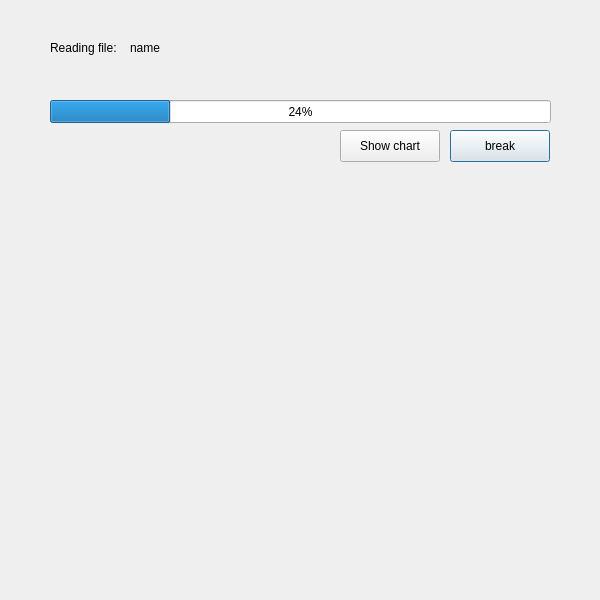
<?xml version="1.0" encoding="UTF-8"?>
<ui version="4.0">
 <class>s21::Messages</class>
 <widget class="QDialog" name="s21::Messages">
  <property name="geometry">
   <rect>
    <x>0</x>
    <y>0</y>
    <width>600</width>
    <height>600</height>
   </rect>
  </property>
  <property name="windowTitle">
   <string>Dialog</string>
  </property>
  <widget class="QProgressBar" name="progressBar">
   <property name="geometry">
    <rect>
     <x>50</x>
     <y>100</y>
     <width>501</width>
     <height>23</height>
    </rect>
   </property>
   <property name="value">
    <number>24</number>
   </property>
  </widget>
  <widget class="QPushButton" name="break_pushButton">
   <property name="geometry">
    <rect>
     <x>450</x>
     <y>130</y>
     <width>100</width>
     <height>32</height>
    </rect>
   </property>
   <property name="text">
    <string>break</string>
   </property>
  </widget>
  <widget class="QPushButton" name="chart_pushButton">
   <property name="geometry">
    <rect>
     <x>340</x>
     <y>130</y>
     <width>100</width>
     <height>32</height>
    </rect>
   </property>
   <property name="text">
    <string>Show chart</string>
   </property>
  </widget>
  <widget class="QLabel" name="label">
   <property name="geometry">
    <rect>
     <x>50</x>
     <y>40</y>
     <width>81</width>
     <height>16</height>
    </rect>
   </property>
   <property name="text">
    <string>Reading file:</string>
   </property>
  </widget>
  <widget class="QLabel" name="file_name_label">
   <property name="geometry">
    <rect>
     <x>130</x>
     <y>40</y>
     <width>421</width>
     <height>16</height>
    </rect>
   </property>
   <property name="text">
    <string>name</string>
   </property>
  </widget>
  <widget class="QChartView" name="chartArea" native="true">
   <property name="geometry">
    <rect>
     <x>20</x>
     <y>190</y>
     <width>561</width>
     <height>391</height>
    </rect>
   </property>
  </widget>
 </widget>
 <customwidgets>
  <customwidget>
   <class>QChartView</class>
   <extends>QWidget</extends>
   <header>qchartview.h</header>
   <container>1</container>
  </customwidget>
 </customwidgets>
 <resources/>
 <connections/>
</ui>
